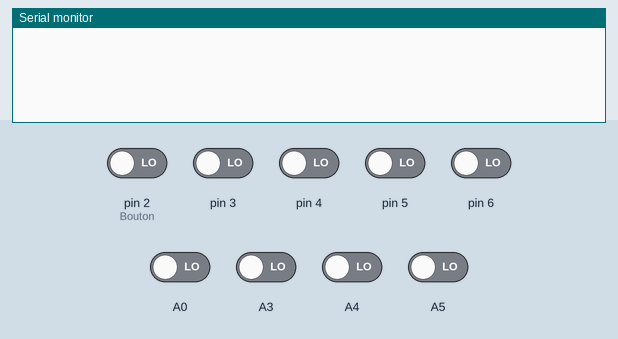
Simulated run of this sketch. Board: Arduino Uno, built with avr-gcc and run on an emulated ATmega328P. Shown: the last lines printed to the serial monitor. Inputs (shaded band) come from the test bench; at power-on: A0, A3–5, pin 2 (Bouton), pin 3–6 LOW.

Above: at 1.2 s.
1.3 s: pin 2 (Bouton) driven HIGH
At 2.1 s:
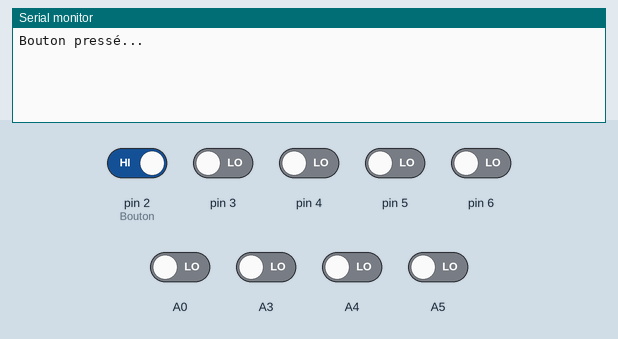
2.9 s: pin 2 (Bouton) driven LOW
At 3.3 s:
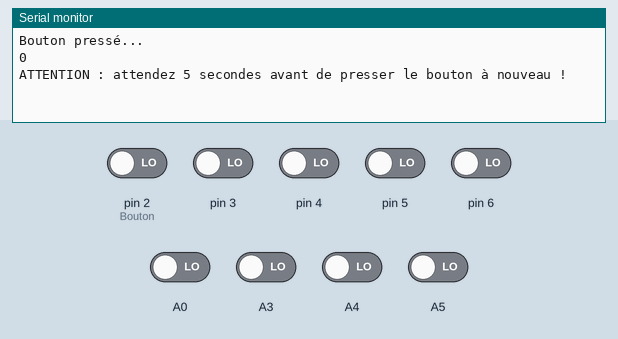

The sketch:

interrupteur_8_voies.ino
```cpp
/*
 * 1 => BROCHE 3
 * 2 => BROCHE 4
 * 3 => BROCHE 5
 * 4 => BROCHE 6
 * 5 => BROCHE A0
 * 6 => BROCHE A3
 * 7 => BROCHE A4
 * 8 => BROCHE A5
 */


 int definirHeure(){
  /*
   *  Chaque bouton poussoir est associé à un chiffre.
   *  Pour fixer une heure, il faut activer des boutons poussoir de tels sorte
   *  que la somme des chiffres qui leurs sont associés soit égale à l'heure
   *  que l'ont désire fixer.
   */
  int heure = 0;

  if (digitalRead(3) > 0) { //Bouton 1
     heure ++;
  }
  if (digitalRead(4) > 0) { // Bouton 2
    heure += 2;
  }
  if (digitalRead(5) > 0) { // Bouton 3
    heure += 3;
  }
  if (digitalRead(6) > 0) { // Bouton 4
    heure += 4;
  }
  if (digitalRead(A0) > 0) { // Bouton 5
    heure += 5;
    Serial.println("Bouton 5");
  }
  if (digitalRead(A3) > 0) { // Bouton 6
    heure += 6;
  }
  if (digitalRead(A4) > 0) { // Bouton 7
    heure += 7;
  }
  if (digitalRead(A5) > 0) { // Bouton 8
    heure += 8;
    Serial.println("Bouton 8");
  }

  return heure;
 }

void setup() {
  pinMode(2, INPUT); // Bouton
  pinMode(A0, INPUT);
  pinMode(A3, INPUT);
  pinMode(A4, INPUT);
  pinMode(A5, INPUT);
  pinMode(3, INPUT);
  pinMode(4, INPUT);
  pinMode(5, INPUT);
  pinMode(6, INPUT);
  Serial.begin(9600);
}

void loop() {
  if (digitalRead(2) == 1) { // Si le bouton est pressé...
    Serial.println("Bouton pressé...");
    while(digitalRead(2) == 1); // On attend que le bouton repasse à l'état bas une fois car avant les données sont souvent erronées
    Serial.println(definirHeure());
    Serial.println("ATTENTION : attendez 5 secondes avant de presser le bouton à nouveau !"); // Car le bouton ne pas pas à l'état bas directement après le relachement
  }

  delay(200);
}
```

Measured:
- after the input at 1.3 s, the serial monitor: prints a new line after 0.10 s (image 1)
- after the input at 2.9 s, the serial monitor: prints a new line at once (image 2)
